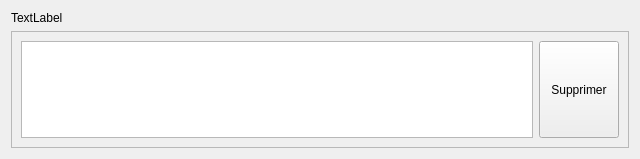
<?xml version="1.0" encoding="UTF-8"?>
<ui version="4.0">
 <class>InteractionViewer</class>
 <widget class="QWidget" name="InteractionViewer">
  <property name="geometry">
   <rect>
    <x>0</x>
    <y>0</y>
    <width>640</width>
    <height>159</height>
   </rect>
  </property>
  <property name="windowTitle">
   <string>Form</string>
  </property>
  <layout class="QVBoxLayout" name="verticalLayout">
   <item>
    <widget class="QLabel" name="dateLabel">
     <property name="text">
      <string>TextLabel</string>
     </property>
    </widget>
   </item>
   <item>
    <widget class="QFrame" name="frame">
     <property name="frameShape">
      <enum>QFrame::StyledPanel</enum>
     </property>
     <property name="frameShadow">
      <enum>QFrame::Raised</enum>
     </property>
     <layout class="QHBoxLayout" name="horizontalLayout_2">
      <item>
       <widget class="QTextEdit" name="textEdit"/>
      </item>
      <item>
       <widget class="QPushButton" name="deleteButton">
        <property name="sizePolicy">
         <sizepolicy hsizetype="Minimum" vsizetype="Minimum">
          <horstretch>0</horstretch>
          <verstretch>0</verstretch>
         </sizepolicy>
        </property>
        <property name="text">
         <string>Supprimer</string>
        </property>
       </widget>
      </item>
     </layout>
    </widget>
   </item>
  </layout>
 </widget>
 <resources/>
 <connections/>
</ui>
